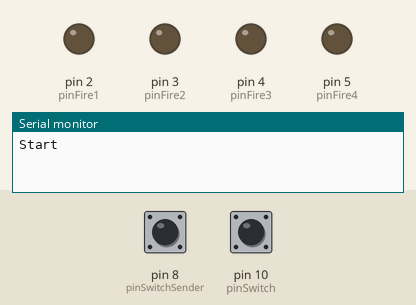
A sketch run on a simulated Arduino Uno, built with avr-gcc and run on an emulated ATmega328P. Shown: output pins drawn as LEDs (lit = HIGH), the last lines printed to the serial monitor. The inputs (shaded band) are chosen by the test bench; at power-on: pin 10 (pinSwitch) HIGH, pin 8 (pinSwitchSender) HIGH.

Above: at 1.2 s.
1.3 s: pin 10 (pinSwitch) pulled LOW for 3.2 s
At 3.1 s:
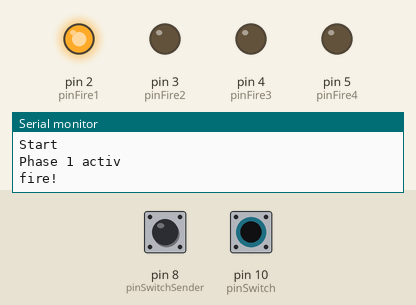
At 4.1 s:
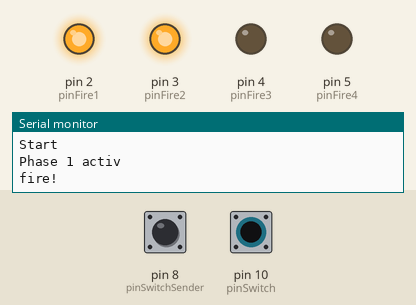
7.5 s: pin 8 (pinSwitchSender) pulled LOW for 0.15 s
9.1 s: pin 8 (pinSwitchSender) pulled LOW for 3.2 s
Timing chart, 0 to 12.1 s (numbered marks = the images above; inputs shaded):
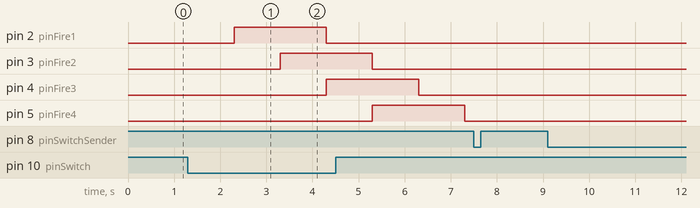

The sketch:

Stab.ino
```cpp
#include <RCSwitch.h>

RCSwitch sender = RCSwitch();
const int pinSwitch = 10; //Pin Reed1
const int pinSwitchSender = 8; //Pin Reed2
const int pinSender = 7; //Pin Sender
const int pinFire1 = 2; //Pin Rohr 1
const int pinFire2 = 3; //Pin Rohr 2
const int pinFire3 = 4; //Pin Rohr 3
const int pinFire4 = 5; //Pin Rohr 4

int actionFire = 0;
int statusPhase1 = HIGH;
int statusPhase2 = HIGH;
int statusSwitchSender = HIGH;
int statusSwitchSenderPhase2 = HIGH;

void setup()
{
  Serial.begin(9600);
  Serial.println("Start");
  sender.enableTransmit(pinSender);
  pinMode(pinFire1, OUTPUT);
  pinMode(pinFire2, OUTPUT);
  pinMode(pinFire3, OUTPUT);
  pinMode(pinFire4, OUTPUT);
  pinMode(pinSwitch, INPUT_PULLUP);
  pinMode(pinSwitchSender, INPUT_PULLUP);
}

void loop()
{
  statusSwitchSender = digitalRead(pinSwitchSender);
  if (statusSwitchSender == LOW){
    Serial.println("Sender Phase 1 Active");
    delay(1000);
    statusSwitchSenderPhase2 = digitalRead(pinSwitchSender);
  }
  if (statusSwitchSenderPhase2 == LOW){
      Serial.println("Sende Funksignal 1111");
      sender.send(1111, 24); // Der 433mhz Sender versendet die Dezimalzahl „1234“
      statusSwitchSenderPhase2 = HIGH;
      delay(1000);  // Eine Sekunde Pause, danach startet der Sketch von vorne
  }

  statusPhase1 = digitalRead(pinSwitch);
  if (statusPhase1 == LOW){
    Serial.println("Phase 1 activ");
    delay(1000);
    statusPhase2 = digitalRead(pinSwitch);
  }
  //check for swtich state and trigger Actions
  if (statusPhase2 == LOW) {
    actionFire = 1;
    statusPhase2 = HIGH;
  }

  if (actionFire == 1) {
    fireing();
    actionFire = 0;
  }
  delay(1);

}

void fireing() {
  Serial.println("fire!");
  digitalWrite(pinFire1, HIGH);
  delay(1000);
  digitalWrite(pinFire2, HIGH);
  delay(1000);
  digitalWrite(pinFire1, LOW);
  digitalWrite(pinFire3, HIGH);
  delay(1000);
  digitalWrite(pinFire2, LOW);
  digitalWrite(pinFire4, HIGH);
  delay(1000);
  digitalWrite(pinFire3, LOW);
  delay(1000);
  digitalWrite(pinFire4, LOW);
}
```

Measured:
- after the input at 1.3 s, pin 2 (pinFire1): LOW → HIGH after 1.0 s, → LOW 2.0 s later; pin 3 (pinFire2): LOW → HIGH after 2.0 s, → LOW 2.0 s later; pin 4 (pinFire3): LOW → HIGH after 3.0 s, → LOW 2.0 s later; pin 5 (pinFire4): LOW → HIGH after 4.0 s, → LOW 2.0 s later
